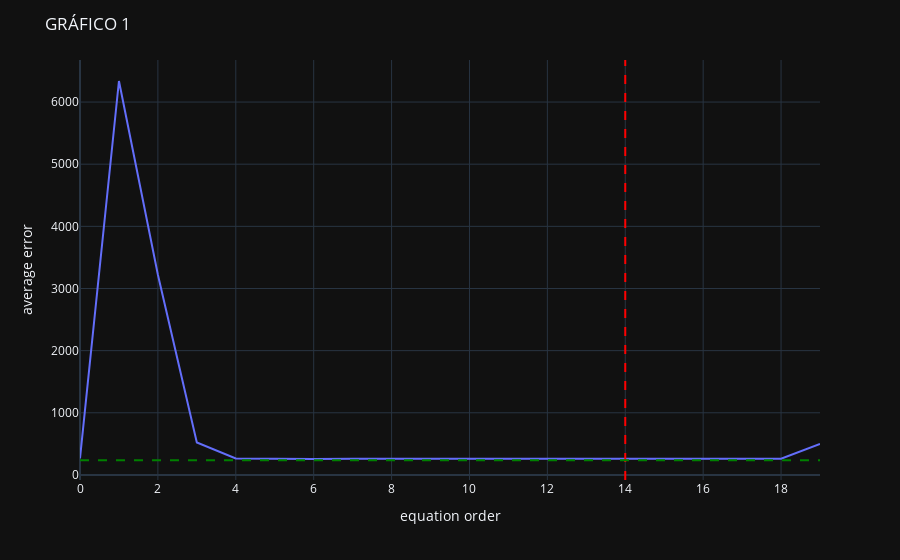

Notebook code cell kept with this figure:
### Code cell
# Análise de todos os dados históricos
dict_error_qtd_messages = {}
threshold = 0
for i in range(0,20):    
    df_grouped = full_df.groupby(by='ano_semestre', as_index=False).mean("avg_valor_item").reset_index()
    df_to_calc = df_grouped[df_grouped["ano_semestre"]<202302]
    df_to_trend = df_grouped[df_grouped["ano_semestre"]==202302]
    z = np.polyfit(df_to_calc["ano_semestre"], df_to_calc["avg_valor_item"], i)
    p = np.poly1d(z)
    y_hat = p(df_to_trend["ano_semestre"])
    
    df_to_trend["trended"] = y_hat
    df_to_trend["diff"] = abs(df_to_trend["trended"] - df_to_trend["avg_valor_item"]) 
    error_avg = df_to_trend["diff"].to_list()[0]
    threshold = abs(df_to_trend["avg_valor_item"].to_list()[0] - df_to_calc[df_to_calc["ano_semestre"]==202301]["avg_valor_item"].to_list()[0]) 
    
    dict_error_qtd_messages[i] = error_avg

plot_df = pd.DataFrame()
plot_df["equation order"] = [k for k in dict_error_qtd_messages.keys()]
plot_df["average error"] = [v for v in dict_error_qtd_messages.values()]

fig = px.line(plot_df, x = "equation order", y = "average error")
fig.add_vline(x=14, line_dash="dash", line_color="red")
fig.add_hline(y=threshold, line_dash="dash", line_color="green")

fig.update_layout(title="GRÁFICO 1")

### Figure 1 — Plotly figure (JSON) as saved in the notebook; plotly's stock layout.template omitted (floating-point values rounded to 4 significant figures)
{"data": [{"hovertemplate": "equation order=%{x}<br>average error=%{y}<extra></extra>", "legendgroup": "", "line": {"color": "#636efa", "dash": "solid"}, "marker": {"symbol": "circle"}, "mode": "lines", "name": "", "orientation": "v", "showlegend": false, "x": [0, 1, 2, 3, 4, 5, 6, 7, 8, 9, 10, 11, 12, 13, 14, 15, 16, 17, 18, 19], "xaxis": "x", "y": [267.3, 6339.0, 3222.0, 521.7, 264.2, 256.5, 257.2, 259.1, 258.2, 258.7, 259.0, 259.3, 259.1, 259.4, 259.6, 259.8, 260.0, 260.2, 260.4, 499.2], "yaxis": "y", "type": "scatter"}], "layout": {"xaxis": {"anchor": "y", "domain": [0.0, 1.0], "title": {"text": "equation order"}}, "yaxis": {"anchor": "x", "domain": [0.0, 1.0], "title": {"text": "average error"}}, "legend": {"tracegroupgap": 0}, "margin": {"t": 60}, "shapes": [{"line": {"color": "red", "dash": "dash"}, "type": "line", "x0": 14, "x1": 14, "xref": "x", "y0": 0, "y1": 1, "yref": "y domain"}, {"line": {"color": "green", "dash": "dash"}, "type": "line", "x0": 0, "x1": 1, "xref": "x domain", "y0": 237.7, "y1": 237.7, "yref": "y"}], "title": {"text": "GRÁFICO 1"}}}
